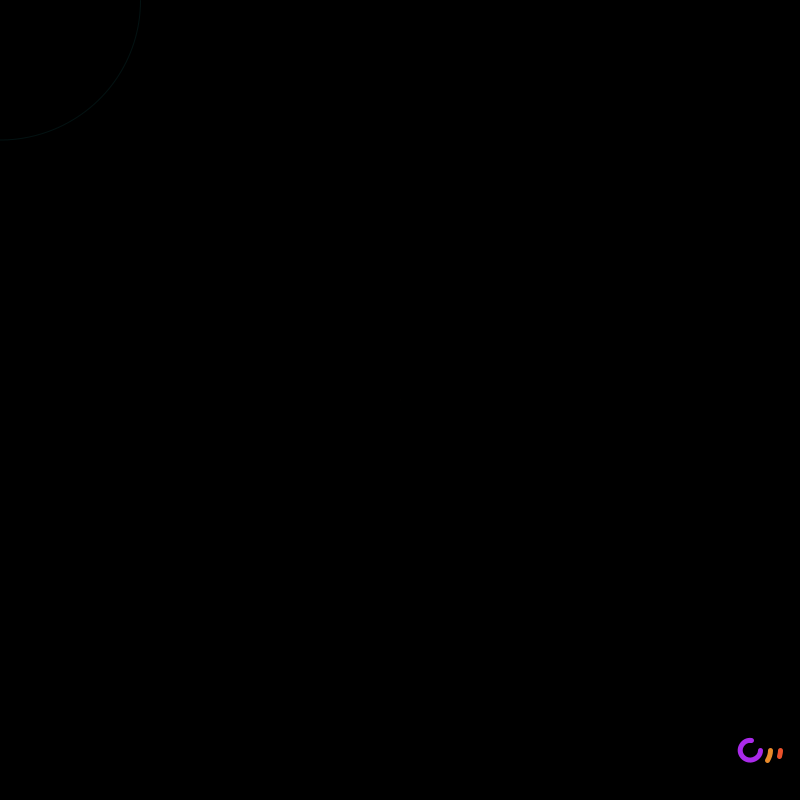
Frame 1 (no input)
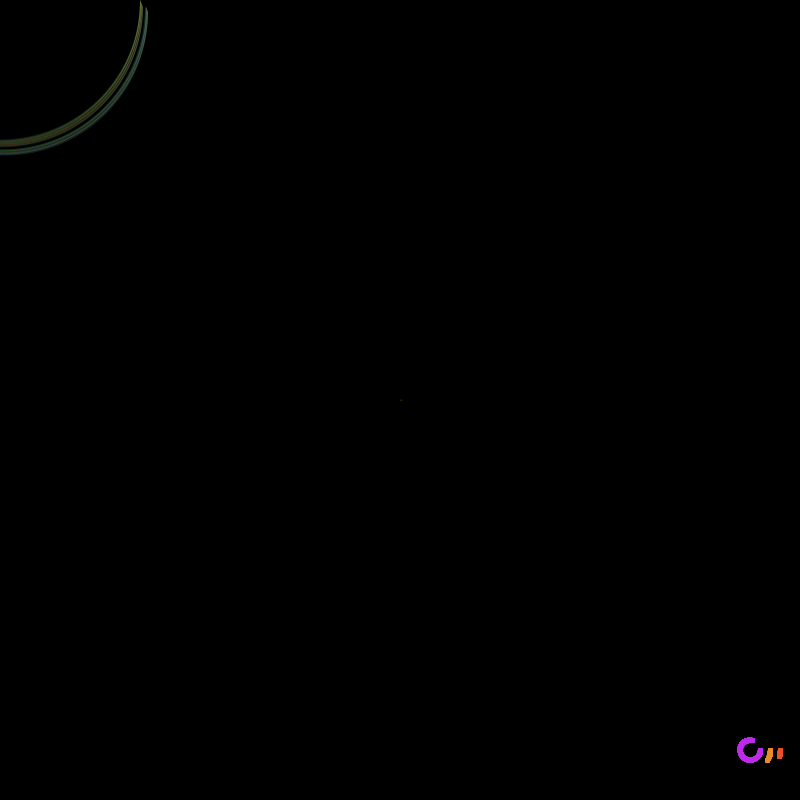
Frame 60 (the mouse pressed at the canvas centre just before this capture)
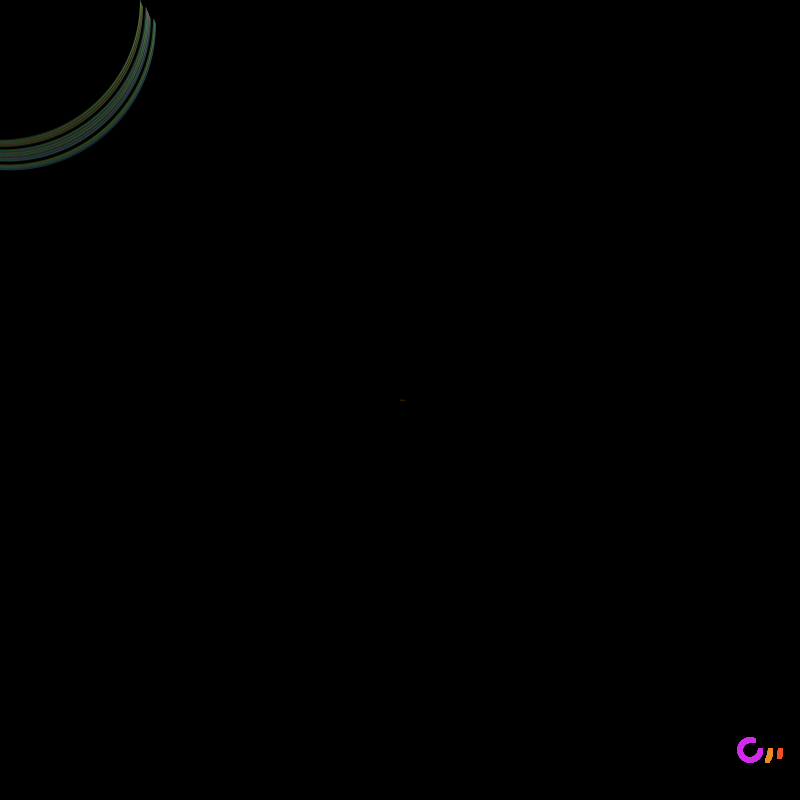
Frame 120 (the mouse held since frame 60 and released just before this capture)

The Processing sketch that drew these frames (run headless with seeded random() and noise(); from frame 60 on, the mouse is pressed at the canvas centre):

// Processing sketch: processing_164687
// ── processing_164687.pde

float v = 0.0;
float m = 5;
float b = 0.0;
float  q = 0.0;
float xVelocity = 0.08;
float yVelocity = 0.2;
float i = 0;

void setup() {
  size(800, 800);
  background(0);
  colorMode(HSB, 360, 100, 100);
}

void draw() {
  noFill(); 
  strokeWeight(1);


  b = b + xVelocity;
  q = q + yVelocity;
  noFill(); 
  float p = map(hour(), 0, 59, 0, 359);
  stroke(p, 82, 92, 2);
  arc(400, 400, b, b, radians(0), radians(p));
  if (b > width || b < 0) {
    xVelocity *= -1;
  } else if (q > height || q< 0) {
    yVelocity *= -1;
  }


  float f = map(minute(), 0, 59, 0, 359);
  noFill();
  stroke(f, 82, 92, 5);
  arc(width -b, height -b, f, f, radians(0), radians(f));
  if (b > width || b < 0) {
    xVelocity *= -1;
  } else if (q > height || q< 0) {
    yVelocity *= -1;
  }


  float x = map(second(), 0, 59, 0, 359);

  stroke(random(x), 82, 92, 20);

  arc(b, q, x, x, radians(0), radians(x));
  if (b > width || b < 0) {
    xVelocity *= -1;
  } else if (q > height || q< 0) {
    yVelocity *= -1;
  }

 
  strokeWeight(5);
  stroke(p, 82, 92);
  arc(750, 750, 60, 60, radians(0), radians(p));

 

 
  noFill();
  stroke(f, 82, 92);
  //strokeWeight(5);
  arc(750, 750, 40, 40, radians(0), radians(f));



  stroke(x, 82, 92);

  arc(750, 750, 20, 20, radians(0), radians(x));

}
